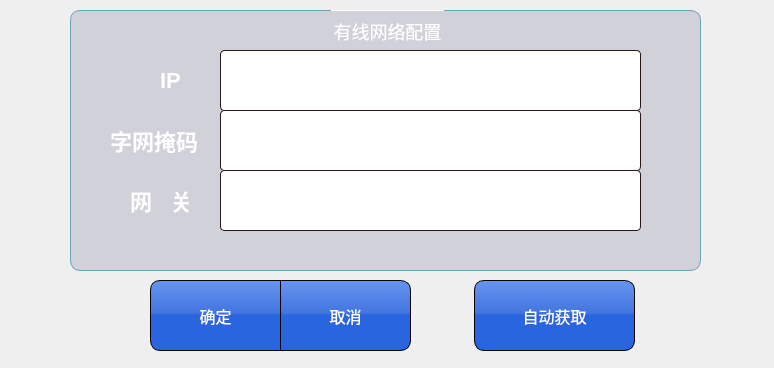
<?xml version="1.0" encoding="UTF-8"?>
<ui version="4.0">
 <class>DialogNetSetEth0</class>
 <widget class="QDialog" name="DialogNetSetEth0">
  <property name="geometry">
   <rect>
    <x>0</x>
    <y>0</y>
    <width>774</width>
    <height>368</height>
   </rect>
  </property>
  <property name="windowTitle">
   <string>Dialog</string>
  </property>
  <property name="styleSheet">
   <string notr="true">QPushButton {
	border: 1px solid  rgb(0, 0, 0);
	border-radius: 0px;
	background-color: qlineargradient(spread:pad, x1:1, y1:1, x2:1, y2:0, stop:0.505682 rgba(35, 97, 222, 247), stop:0.539773 rgba(61, 114, 223, 247), stop:1 rgba(93, 142, 239, 238));
	color: rgb(255, 255, 255);
	font: 16px;
}
QLabel { font:bold 22px;	color: rgb(255, 255, 255);}
QRadioButton {font:bold 22px;	color: rgb(255, 255, 255); }
QGroupBox::title {
  subcontrol-origin: margin;
  subcontrol-position: top center;
  padding-top: 10px;  
  border-top: 1px solid rgb(255, 255, 255);
  font:bold 24pt;
  color: rgb(255, 255, 255);
}
QLineEdit {
font: bold 32px; 
background-color: rgb(255, 255, 255);
border-radius: 4px;
border: 1px solid rgba(39, 22, 22, 254);
}
QGroupBox {
font: 75 18px;
background-color: rgba(85, 85, 127, 50);
border-radius: 10px;
border: 1px solid rgb(106, 163, 193);
}</string>
  </property>
  <widget class="QGroupBox" name="groupBox">
   <property name="geometry">
    <rect>
     <x>70</x>
     <y>10</y>
     <width>631</width>
     <height>261</height>
    </rect>
   </property>
   <property name="styleSheet">
    <string notr="true"/>
   </property>
   <property name="title">
    <string>有线网络配置</string>
   </property>
   <widget class="QLabel" name="label">
    <property name="geometry">
     <rect>
      <x>90</x>
      <y>50</y>
      <width>61</width>
      <height>41</height>
     </rect>
    </property>
    <property name="text">
     <string>IP</string>
    </property>
   </widget>
   <widget class="QLabel" name="label_2">
    <property name="geometry">
     <rect>
      <x>40</x>
      <y>110</y>
      <width>111</width>
      <height>41</height>
     </rect>
    </property>
    <property name="text">
     <string>字网掩码</string>
    </property>
   </widget>
   <widget class="QLabel" name="label_3">
    <property name="geometry">
     <rect>
      <x>60</x>
      <y>170</y>
      <width>91</width>
      <height>41</height>
     </rect>
    </property>
    <property name="text">
     <string>网   关</string>
    </property>
   </widget>
   <widget class="QLineEdit" name="lineEdit_MyIP">
    <property name="geometry">
     <rect>
      <x>150</x>
      <y>40</y>
      <width>421</width>
      <height>61</height>
     </rect>
    </property>
   </widget>
   <widget class="QLineEdit" name="lineEdit_MyMask">
    <property name="geometry">
     <rect>
      <x>150</x>
      <y>100</y>
      <width>421</width>
      <height>61</height>
     </rect>
    </property>
   </widget>
   <widget class="QLineEdit" name="lineEdit_MyGateway">
    <property name="geometry">
     <rect>
      <x>150</x>
      <y>160</y>
      <width>421</width>
      <height>61</height>
     </rect>
    </property>
   </widget>
  </widget>
  <widget class="QPushButton" name="bt_save_netconfig">
   <property name="geometry">
    <rect>
     <x>150</x>
     <y>280</y>
     <width>131</width>
     <height>71</height>
    </rect>
   </property>
   <property name="focusPolicy">
    <enum>Qt::NoFocus</enum>
   </property>
   <property name="styleSheet">
    <string notr="true">border-top-left-radius:10px;
border-bottom-left-radius:10px;</string>
   </property>
   <property name="text">
    <string>确定</string>
   </property>
  </widget>
  <widget class="QPushButton" name="bt_cancel_netconfig">
   <property name="geometry">
    <rect>
     <x>280</x>
     <y>280</y>
     <width>131</width>
     <height>71</height>
    </rect>
   </property>
   <property name="focusPolicy">
    <enum>Qt::NoFocus</enum>
   </property>
   <property name="styleSheet">
    <string notr="true">border-top-right-radius:10px;
border-bottom-right-radius:10px;</string>
   </property>
   <property name="text">
    <string>取消</string>
   </property>
  </widget>
  <widget class="QPushButton" name="pushButton_auto">
   <property name="geometry">
    <rect>
     <x>474</x>
     <y>280</y>
     <width>161</width>
     <height>71</height>
    </rect>
   </property>
   <property name="styleSheet">
    <string notr="true">border-radius:10px;</string>
   </property>
   <property name="text">
    <string>自动获取</string>
   </property>
  </widget>
 </widget>
 <resources/>
 <connections/>
</ui>
